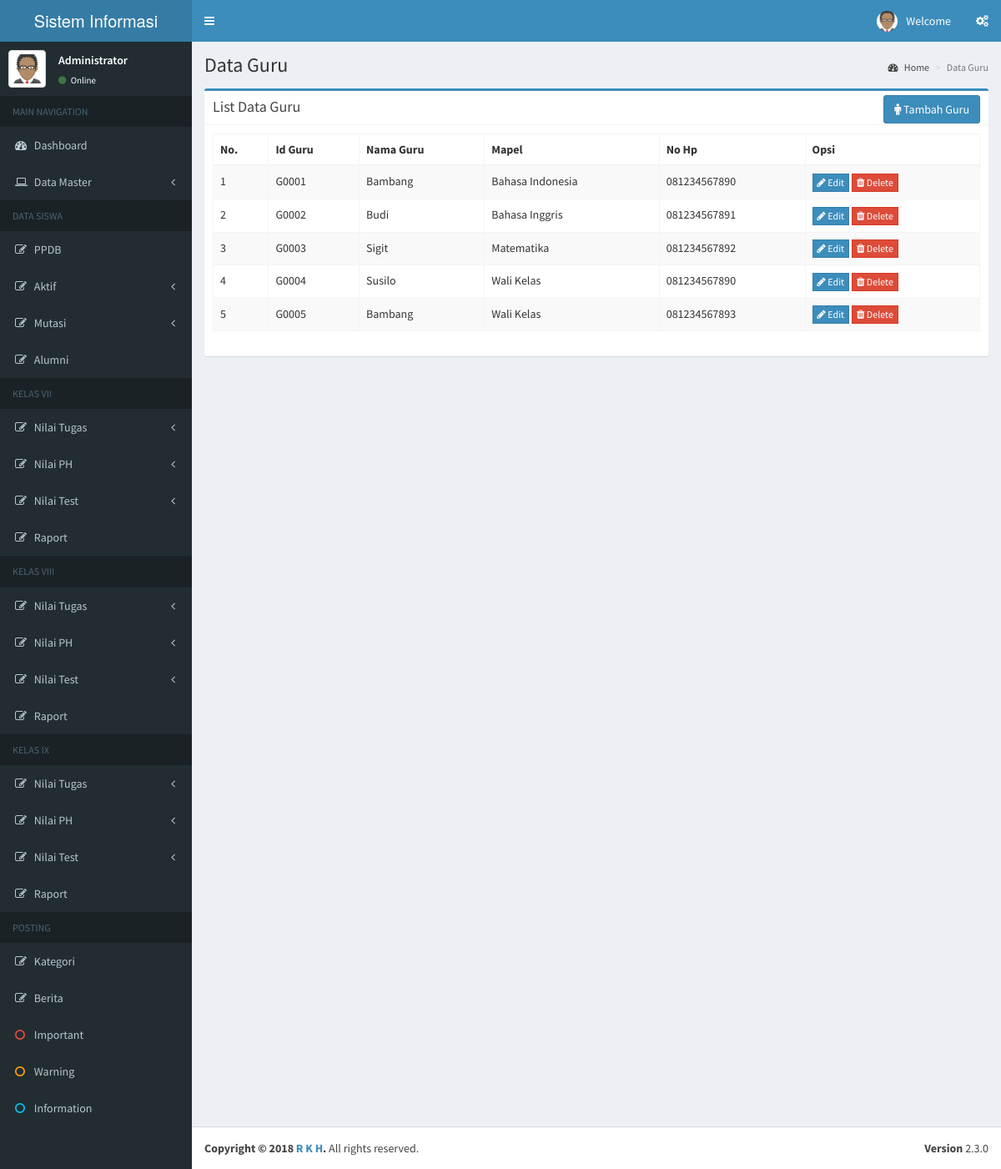
Screenshot of /guru/data_guru.php with the database file from the repository.
### tables this page shows
CREATE TABLE `guru` (
  `id_guru` varchar(7) NOT NULL,
  `nama_guru` varchar(35) NOT NULL,
  `id_mapel` varchar(20) NOT NULL,
  `no_hp` varchar(20) NOT NULL
);

CREATE TABLE `mapel` (
  `id_mapel` varchar(7) NOT NULL,
  `mapel` varchar(35) NOT NULL
);

### guru/data_guru.php (the view, shortened to what this page needs)
<?php
include '../template/header_admin.php';
include '../koneksidb.php';
?>
<div class="content-wrapper">
<section class="content-header">
  <h1>Data Guru
  </h1>
  <ol class="breadcrumb">
  <li><a href="../admin/admin.php"><i class="fa fa-dashboard"></i> Home</a></li>
  <li class="active">Data Guru</li>
  </ol>
</section>
<section class="content">
  <div class="row">
    <div class="col-sm-12">
      <div class="box box-primary">
        <div class="box-header with-border">
          <h3 class="box-title">List Data Guru</h3>
          <div class="box-tools pull-left">
            <a href="#" class="btn btn-primary" data-toggle="modal" data-target="#tambahguru"><i class="fa fa-male"></i> Tambah Guru</a>
          </div>
        </div>
        <div class="box-body">
          <div class="table-responsive22">
            <table id="datatable" class="table table-bordered table-striped">
              <thead>
                <tr>
                  <th>No.</th>
                  <th>Id Guru</th>
                  <th>Nama Guru</th>
                  <th>Mapel</th>
                  <th>No Hp</th>
                  <th>Opsi</th>
                </tr>
              </thead>
              <tbody>
                  <?php
                    $no = 1;
                    $queryview = mysqli_query($koneksi, "SELECT * FROM guru a,mapel b where a.id_mapel=b.id_mapel");
                    while ($row = mysqli_fetch_assoc($queryview)) {
                  ?>
                  <tr>
                    <td><?php echo $no++;?></td>
                    <td><?php echo $row['id_guru'];?></td>
                    <td><?php echo $row['nama_guru'];?></td>
                    <td><?php
                    echo $row['mapel'];?></td>
                    <td><?php echo $row['no_hp'];?></td>
                    <td>
                      <a href="#" class="btn btn-primary btn-flat btn-xs" data-toggle="modal" data-target="#updateguru<?php echo $no; ?>"><i class="fa fa-pencil"></i> Edit</a>
                      <a href="#" class="btn btn-danger btn-flat btn-xs" data-toggle="modal" data-target="#deleteguru<?php echo $no; ?>"><i class="fa fa-trash"></i> Delete</a>
                    </td>
                  </tr>
                  <?php
                    }
                  ?>
              </tbody>
            </table>
          </div>
        </div>
      </div>
    </div>
  </div>
</section>
</div>
<?php include '../template/footer.php'; ?>

### template/header_admin.php (shortened to what this page needs)
<!DOCTYPE html>
<html>
  <head>
    <link rel="stylesheet" href="../aset/bootstrap/css/bootstrap.min.css">
    <link rel="stylesheet" href="https://maxcdn.bootstrapcdn.com/font-awesome/4.4.0/css/font-awesome.min.css">
    <link rel="stylesheet" href="https://code.ionicframework.com/ionicons/2.0.1/css/ionicons.min.css">
    <link rel="stylesheet" href="../aset/plugins/jvectormap/jquery-jvectormap-1.2.2.css">
    <link rel="stylesheet" href="../aset/dist/css/AdminLTE.min.css">
    <link rel="stylesheet" href="../aset/dist/css/skins/_all-skins.min.css">
  </head>
  <body class="hold-transition skin-blue sidebar-mini">
    <div class="wrapper">
      <header class="main-header">
        <a href="index2.html" class="logo">
          <span class="logo-lg">Sistem Informasi Sekolah</span>
        </a>
        <nav class="navbar navbar-static-top" role="navigation">
          <a href="#" class="sidebar-toggle" data-toggle="offcanvas" role="button">
          </a>
          <div class="navbar-custom-menu">
            <ul class="nav navbar-nav">
              <li class="dropdown user user-menu">
                <a href="#" class="dropdown-toggle" data-toggle="dropdown">
                  <img src="../aset/img/avatar.png" class="user-image" alt="User Image">
                  <span class="hidden-xs">Welcome <b><?php echo $_SESSION['username']?></b></span>
                </a>
              </li>
              <li>
                <a href="#" data-toggle="control-sidebar"><i class="fa fa-gears"></i></a>
              </li>
            </ul>
          </div>
        </nav>
      </header>
      <aside class="main-sidebar">
        <section class="sidebar">
          <div class="user-panel">
            <div class="pull-left image">
              <img src="../aset/img/avatar.png" class="img-thumbnail" alt="User Image">
            </div>
            <div class="pull-left info">
              <p>Administrator</p>
              <a href="#"><i class="fa fa-circle text-success"></i> Online</a>
            </div>
          </div>
          <ul class="sidebar-menu">
            <li class="header">MAIN NAVIGATION</li>
            <li><a href="../admin/admin.php"><i class="fa fa-dashboard"></i> <span>Dashboard</span></a></li>
            <li class="treeview">
              <a href="#">
                <i class="fa fa-laptop"></i>
                <span>Data Master</span>
                <i class="fa fa-angle-left pull-right"></i>
              </a>
            </li>
            <li class="header">DATA SISWA</li>
            <li><a href="../ppdb/data_ppdb.php"><i class="fa fa-edit"></i> <span>PPDB</span></a></li>
            <li class="treeview">
              <a href="#">
                <i class="fa fa-edit"></i> <span>Aktif</span>
                <i class="fa fa-angle-left pull-right"></i>
              </a>
            </li>
            <li class="treeview">
              <a href="#">
                <i class="fa fa-edit"></i> <span>Mutasi</span>
                <i class="fa fa-angle-left pull-right"></i>
              </a>
            </li>
            <li><a href="#"><i class="fa fa-edit"></i> <span>Alumni</span></a></li>
            <li class="header">KELAS VII</li>
            <li class="treeview">
              <a href="#">
                <i class="fa fa-edit"></i> <span>Nilai Tugas</span>
                <i class="fa fa-angle-left pull-right"></i>
              </a>
            </li>
            <li class="treeview">
              <a href="#">
                <i class="fa fa-edit"></i> <span>Nilai PH</span>
                <i class="fa fa-angle-left pull-right"></i>
              </a>
            </li>
            <li class="treeview">
              <a href="#">
                <i class="fa fa-edit"></i> <span>Nilai Test</span>
                <i class="fa fa-angle-left pull-right"></i>
              </a>
            </li>
            <li>
              <a href="../rapor/data_rapor.php?kl=K0001">
                <i class="fa fa-edit"></i> <span>Raport</span>
                </a>
            </li>
            <li class="header">KELAS VIII</li>
            <li class="treeview">
              <a href="#">
                <i class="fa fa-edit"></i> <span>Nilai Tugas</span>
                <i class="fa fa-angle-left pull-right"></i>
              </a>
            </li>
            <li class="treeview">
              <a href="#">
                <i class="fa fa-edit"></i> <span>Nilai PH</span>
                <i class="fa fa-angle-left pull-right"></i>
              </a>
            </li>
            <li class="treeview">
              <a href="#">
                <i class="fa fa-edit"></i> <span>Nilai Test</span>
                <i class="fa fa-angle-left pull-right"></i>
              </a>
            </li>
            <li>
              <a href="../rapor/data_rapor.php?kl=K0002">
                <i class="fa fa-edit"></i> <span>Raport</span>
                </a>
            </li>
            <li class="header">KELAS IX</li>
            <li class="treeview">
              <a href="#">
                <i class="fa fa-edit"></i> <span>Nilai Tugas</span>
                <i class="fa fa-angle-left pull-right"></i>
              </a>
            </li>
            <li class="treeview">
              <a href="#">
                <i class="fa fa-edit"></i> <span>Nilai PH</span>
                <i class="fa fa-angle-left pull-right"></i>
              </a>
            </li>
            <li class="treeview">
              <a href="#">
                <i class="fa fa-edit"></i> <span>Nilai Test</span>
                <i class="fa fa-angle-left pull-right"></i>
              </a>
            </li>
            <li>
              <a href="../rapor/data_rapor.php?kl=K0003">
                <i class="fa fa-edit"></i> <span>Raport</span>
                </a>
            </li>
            <li class="header">POSTING</li>
            <li><a href="../kategori/data_kategori.php"><i class="fa fa-edit"></i> <span>Kategori</span></a></li>
            <li><a href="../berita/data_berita.php"><i class="fa fa-edit"></i> <span>Berita</span></a></li>
            <li><a href="#"><i class="fa fa-circle-o text-red"></i> <span>Important</span></a></li>
            <li><a href="#"><i class="fa fa-circle-o text-yellow"></i> <span>Warning</span></a></li>
            <li><a href="#"><i class="fa fa-circle-o text-aqua"></i> <span>Information</span></a></li>
          </ul>
        </section>
      </aside>

### template/footer.php (shortened to what this page needs)
        <footer class="main-footer">
        <div class="pull-right hidden-xs">
          <b>Version</b> 2.3.0
        </div>
        <strong>Copyright &copy; 2018 <a href="#">R K H</a>.</strong> All rights reserved.
      </footer>
    </div>
  </body>
</html>

### rows the page displays
guru: id_guru "G0001", nama_guru "Bambang", id_mapel.mapel "Bahasa Indonesia", no_hp "081234567890"
guru: id_guru "G0002", nama_guru "Budi", id_mapel.mapel "Bahasa Inggris", no_hp "081234567891"
guru: id_guru "G0003", nama_guru "Sigit", id_mapel.mapel "Matematika", no_hp "081234567892"
guru: id_guru "G0004", nama_guru "Susilo", id_mapel.mapel "Wali Kelas", no_hp "081234567890"
guru: id_guru "G0005", nama_guru "Bambang", id_mapel.mapel "Wali Kelas", no_hp "081234567893"
